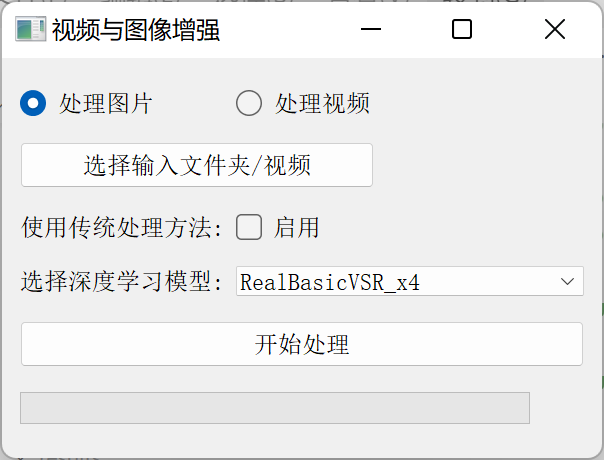
#> input picture 图片/image-20240826092944199.png, 604 x 460 px; its folder holds only this picture in this run
$ python -i contrast.py   (imports and definitions only)
#> lines starting #> are read from the running program, lines starting #| are printed output that depends on the picture
#> further down, picture is the input picture: shape (460, 604, 3); mean B, G, R 235.8, 235.7, 235.4
import sys
import os
import cv2
import numpy as np
import subprocess
from PyQt5.QtWidgets import (
    QApplication, QMainWindow, QPushButton, QFileDialog, QVBoxLayout, QWidget, QLabel, QProgressBar, QCheckBox, QComboBox, QGridLayout, QRadioButton, QButtonGroup
)
from PyQt5.QtCore import Qt, QThread, pyqtSignal

# Define paths for saving results
RESULTS_DIR = 'results'
TRADITIONAL_DIR = os.path.join(RESULTS_DIR, 'traditional')
DL_DIR = os.path.join(RESULTS_DIR, 'dl')

# Ensure result directories exist
# [2 lines not run here, left out]

# [102 lines that did not run here, left out]

def enhance_traditional(image):
    image = sharpen_image(image)
    image = filter_image(image)
    image = interpolate_image(image)
    return image

def sharpen_image(image):
    kernel = np.array([[0, -1, 0],
                       [-1, 5, -1],
                       [0, -1, 0]])
    return cv2.filter2D(image, -1, kernel)
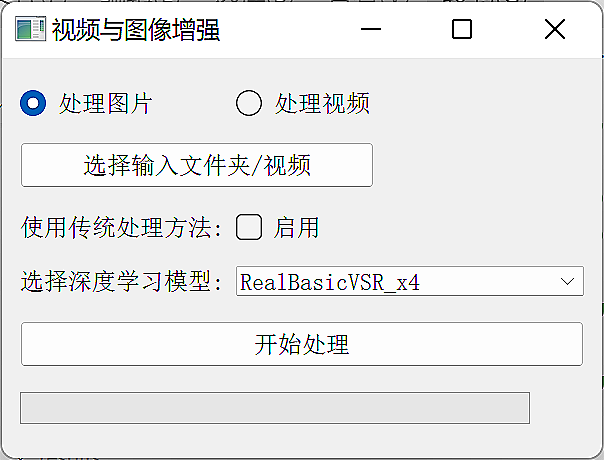
#> returned value: shape (460, 604, 3); mean of channels 0, 1, 2 233.8, 233.6, 233.2; drawn as B, G, R

def filter_image(image):
    # Apply a basic filter, e.g., Gaussian blur
    return cv2.GaussianBlur(image, (5, 5), 0)
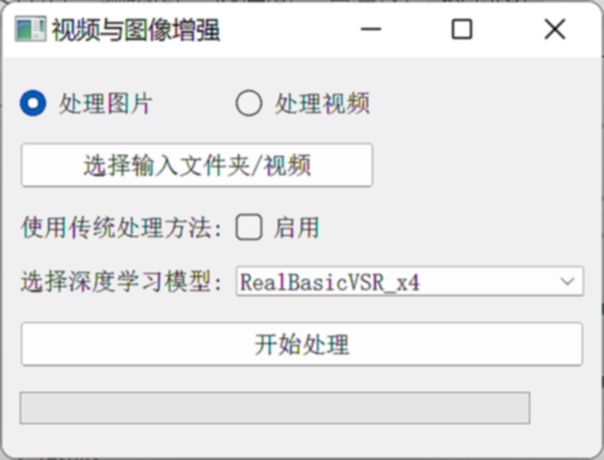
#> returned value: shape (460, 604, 3); mean of channels 0, 1, 2 233.7, 233.5, 233.1; drawn as B, G, R

def interpolate_image(image, scale_factor=4):
#> called with scale_factor = 4
    height, width = image.shape[:2]
#> height = 460; width = 604
    new_dim = (int(width * scale_factor), int(height * scale_factor))
#> new_dim = (2416, 1840)
    return cv2.resize(image, new_dim, interpolation=cv2.INTER_CUBIC)
#> returned value: shape (1840, 2416, 3)

class MainWindow(QMainWindow):
    # [52 lines left out: function __init__, not called in this run]

    def set_input_type(self):
        self.is_video = self.video_radio.isChecked()

    # [20 lines left out: functions select_input, start_processing, not called in this run]

    def update_progress(self, value):
        self.progress_bar.setValue(value)

    def processing_finished(self):
        self.progress_bar.setValue(100)
        print("处理完成!")

# [5 lines not run here, left out]

>>> import cv2
>>> picture = cv2.imread('图片/image-20240826092944199.png')
>>> result = enhance_traditional(picture)
